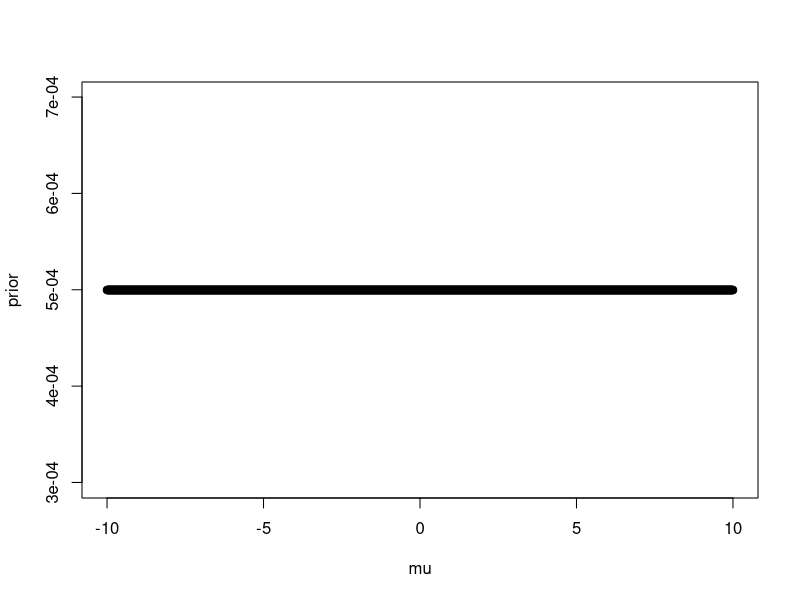
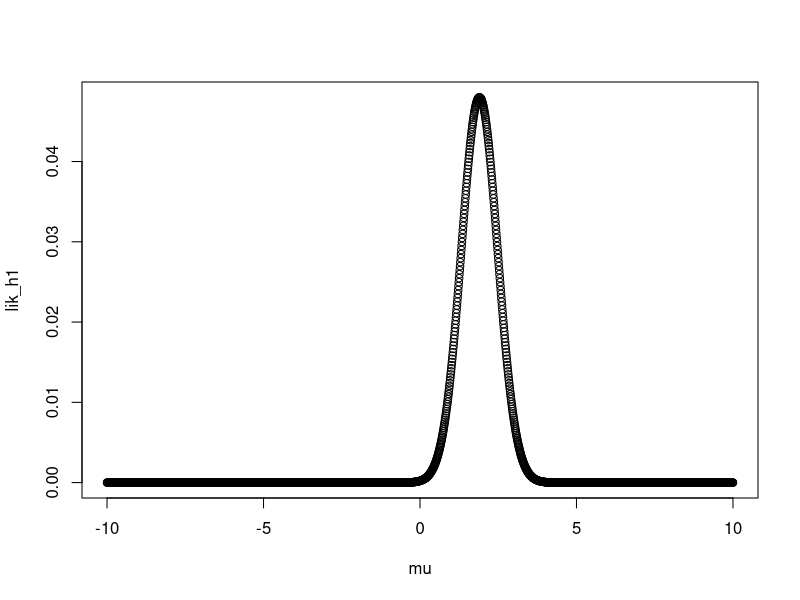
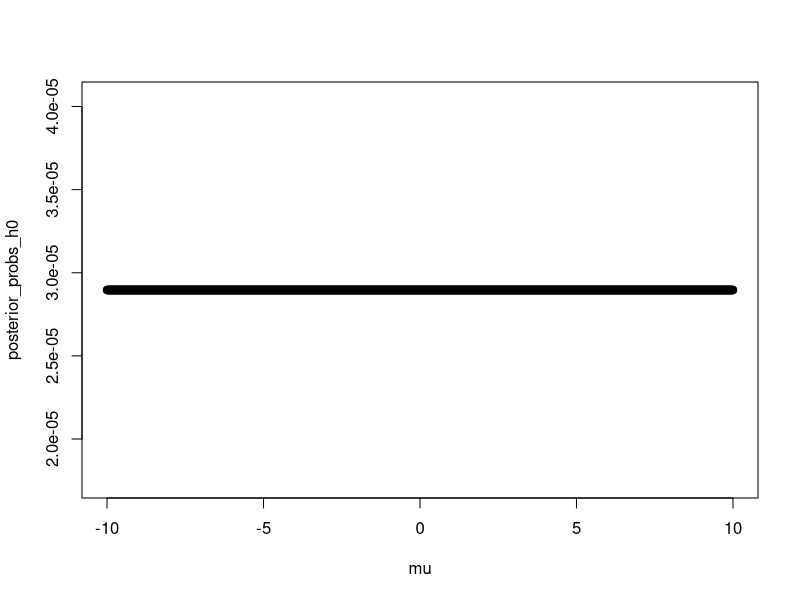
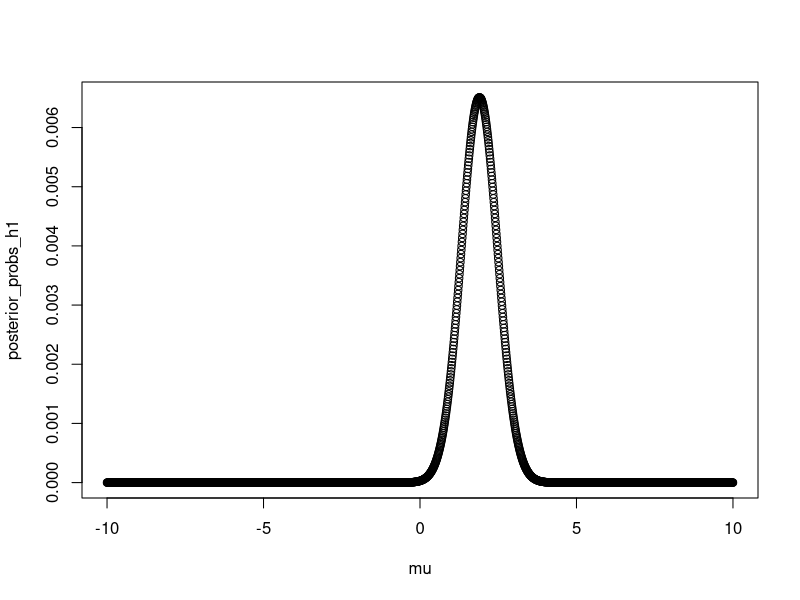

Reproduce these figures in R, in order.
## ---- chunk 1
data = list(x=c(1.5, 2.5, 1.7), N=3)
## ---- chunk 2
# priors
mu = seq(-10, 10, 0.01)
prior = dunif(mu, -10, 10)
prior = prior / sum(prior)

plot(mu, prior)

# compute likelihood for H0
lik_h0 = dnorm(data$x[1], 0, 1) * dnorm(data$x[2], 0, 1) * dnorm(data$x[3], 0, 1) 
marg_lik_h0 = lik_h0
## ---- chunk 3
# compute likelihood for H1 as function of mu
lik_h1 = dnorm(data$x[1], mu, 1) * dnorm(data$x[2], mu, 1) * dnorm(data$x[3], mu, 1)

plot(mu, lik_h1)

# compute marginal likelihood for H1 as function of mu
marg_lik_h1 = sum(prior * lik_h1)

marg_lik_h1
## ---- chunk 4
bayes_factor = marg_lik_h0 / marg_lik_h1

prior_odds = 1

posterior_odds = prior_odds * bayes_factor

posterior_probs_h0 = prior * lik_h0 / (marg_lik_h0 + marg_lik_h1)
plot(mu , posterior_probs_h0)
## ---- chunk 5
posterior_probs_h1 = prior * lik_h1 / (marg_lik_h0 + marg_lik_h1)
plot(mu , posterior_probs_h1)
